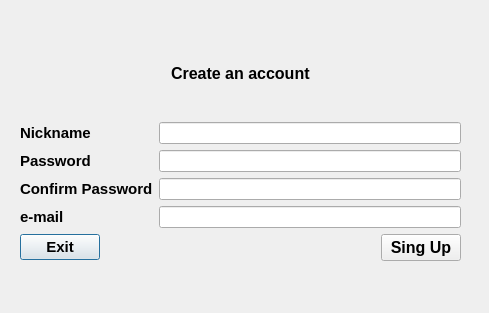
<?xml version="1.0" encoding="UTF-8"?>
<ui version="4.0">
 <class>registration_form</class>
 <widget class="QDialog" name="registration_form">
  <property name="geometry">
   <rect>
    <x>0</x>
    <y>0</y>
    <width>489</width>
    <height>313</height>
   </rect>
  </property>
  <property name="windowTitle">
   <string>Dialog</string>
  </property>
  <widget class="QWidget" name="layoutWidget">
   <property name="geometry">
    <rect>
     <x>20</x>
     <y>30</y>
     <width>441</width>
     <height>231</height>
    </rect>
   </property>
   <layout class="QVBoxLayout" name="verticalLayout">
    <item>
     <layout class="QHBoxLayout" name="horizontalLayout_2">
      <item>
       <spacer name="horizontalSpacer_3">
        <property name="orientation">
         <enum>Qt::Horizontal</enum>
        </property>
        <property name="sizeHint" stdset="0">
         <size>
          <width>118</width>
          <height>20</height>
         </size>
        </property>
       </spacer>
      </item>
      <item>
       <widget class="QLabel" name="label_5">
        <property name="font">
         <font>
          <pointsize>12</pointsize>
          <weight>75</weight>
          <bold>true</bold>
         </font>
        </property>
        <property name="text">
         <string>Create an account</string>
        </property>
       </widget>
      </item>
      <item>
       <spacer name="horizontalSpacer_2">
        <property name="orientation">
         <enum>Qt::Horizontal</enum>
        </property>
        <property name="sizeHint" stdset="0">
         <size>
          <width>98</width>
          <height>20</height>
         </size>
        </property>
       </spacer>
      </item>
     </layout>
    </item>
    <item>
     <layout class="QGridLayout" name="gridLayout">
      <item row="0" column="0">
       <widget class="QLabel" name="label_nickname">
        <property name="sizePolicy">
         <sizepolicy hsizetype="Preferred" vsizetype="Preferred">
          <horstretch>1</horstretch>
          <verstretch>0</verstretch>
         </sizepolicy>
        </property>
        <property name="font">
         <font>
          <pointsize>11</pointsize>
          <weight>75</weight>
          <bold>true</bold>
         </font>
        </property>
        <property name="layoutDirection">
         <enum>Qt::LeftToRight</enum>
        </property>
        <property name="text">
         <string>Nickname</string>
        </property>
        <property name="textFormat">
         <enum>Qt::AutoText</enum>
        </property>
       </widget>
      </item>
      <item row="0" column="1">
       <widget class="QLineEdit" name="lineEdit_Nickname">
        <property name="sizePolicy">
         <sizepolicy hsizetype="Expanding" vsizetype="Fixed">
          <horstretch>3</horstretch>
          <verstretch>0</verstretch>
         </sizepolicy>
        </property>
       </widget>
      </item>
      <item row="1" column="0">
       <widget class="QLabel" name="label_password">
        <property name="font">
         <font>
          <pointsize>11</pointsize>
          <weight>75</weight>
          <bold>true</bold>
         </font>
        </property>
        <property name="layoutDirection">
         <enum>Qt::LeftToRight</enum>
        </property>
        <property name="text">
         <string>Password</string>
        </property>
        <property name="textFormat">
         <enum>Qt::AutoText</enum>
        </property>
       </widget>
      </item>
      <item row="1" column="1">
       <widget class="QLineEdit" name="lineEdit_Password">
        <property name="echoMode">
         <enum>QLineEdit::Normal</enum>
        </property>
       </widget>
      </item>
      <item row="2" column="0">
       <widget class="QLabel" name="label_confirm">
        <property name="font">
         <font>
          <pointsize>11</pointsize>
          <weight>75</weight>
          <bold>true</bold>
         </font>
        </property>
        <property name="layoutDirection">
         <enum>Qt::LeftToRight</enum>
        </property>
        <property name="text">
         <string>Confirm Password</string>
        </property>
        <property name="textFormat">
         <enum>Qt::AutoText</enum>
        </property>
       </widget>
      </item>
      <item row="2" column="1">
       <widget class="QLineEdit" name="lineEdit_ConfirmPassword"/>
      </item>
      <item row="3" column="0">
       <widget class="QLabel" name="label_email">
        <property name="font">
         <font>
          <pointsize>11</pointsize>
          <weight>75</weight>
          <bold>true</bold>
         </font>
        </property>
        <property name="layoutDirection">
         <enum>Qt::LeftToRight</enum>
        </property>
        <property name="text">
         <string>e-mail</string>
        </property>
        <property name="textFormat">
         <enum>Qt::AutoText</enum>
        </property>
       </widget>
      </item>
      <item row="3" column="1">
       <widget class="QLineEdit" name="lineEdit_email"/>
      </item>
     </layout>
    </item>
    <item>
     <layout class="QHBoxLayout" name="horizontalLayout">
      <item>
       <widget class="QPushButton" name="ExitRegistrationButton">
        <property name="font">
         <font>
          <pointsize>11</pointsize>
          <weight>75</weight>
          <bold>true</bold>
         </font>
        </property>
        <property name="text">
         <string>Exit</string>
        </property>
       </widget>
      </item>
      <item>
       <spacer name="horizontalSpacer">
        <property name="orientation">
         <enum>Qt::Horizontal</enum>
        </property>
        <property name="sizeHint" stdset="0">
         <size>
          <width>278</width>
          <height>20</height>
         </size>
        </property>
       </spacer>
      </item>
      <item>
       <spacer name="horizontalSpacer_4">
        <property name="orientation">
         <enum>Qt::Horizontal</enum>
        </property>
        <property name="sizeHint" stdset="0">
         <size>
          <width>278</width>
          <height>20</height>
         </size>
        </property>
       </spacer>
      </item>
      <item>
       <widget class="QPushButton" name="SingUPRegistrationButton">
        <property name="font">
         <font>
          <pointsize>12</pointsize>
          <weight>75</weight>
          <bold>true</bold>
         </font>
        </property>
        <property name="text">
         <string>Sing Up</string>
        </property>
       </widget>
      </item>
     </layout>
    </item>
   </layout>
  </widget>
 </widget>
 <resources/>
 <connections/>
</ui>
